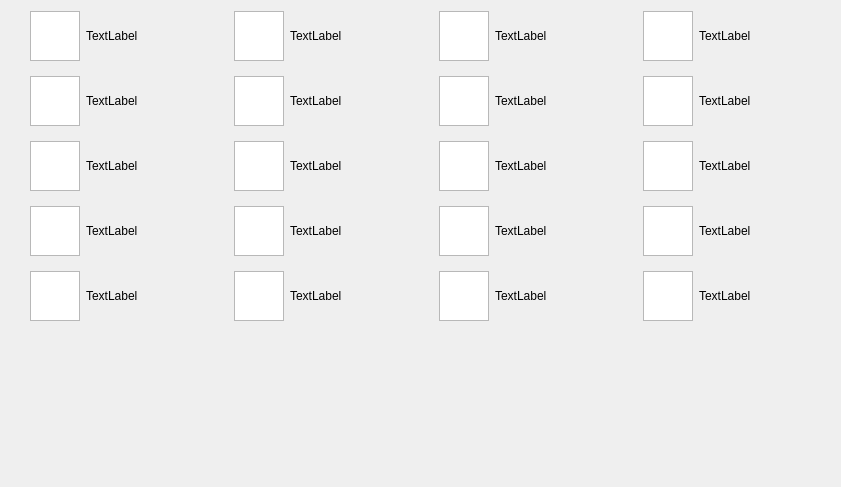
           <widget class="QWidget" name="scrollAreaWidgetContents">
            <property name="geometry">
             <rect>
              <x>0</x>
              <y>0</y>
              <width>841</width>
              <height>487</height>
             </rect>
            </property>
            <property name="sizePolicy">
             <sizepolicy hsizetype="Expanding" vsizetype="Preferred">
              <horstretch>0</horstretch>
              <verstretch>0</verstretch>
             </sizepolicy>
            </property>
            <property name="mouseTracking">
             <bool>true</bool>
            </property>
            <property name="autoFillBackground">
             <bool>true</bool>
            </property>
            <property name="styleSheet">
             <string notr="true"/>
            </property>
            <layout class="QGridLayout" name="gridLayout" rowstretch="1,1,1,1,1,1">
             <property name="sizeConstraint">
              <enum>QLayout::SetDefaultConstraint</enum>
             </property>
             <property name="leftMargin">
              <number>30</number>
             </property>
             <property name="rightMargin">
              <number>0</number>
             </property>
             <property name="horizontalSpacing">
              <number>6</number>
             </property>
             <property name="verticalSpacing">
              <number>15</number>
             </property>
             <item row="2" column="2">
              <widget class="QGraphicsView" name="graphicsView_7">
               <property name="sizePolicy">
                <sizepolicy hsizetype="Fixed" vsizetype="Fixed">
                 <horstretch>0</horstretch>
                 <verstretch>0</verstretch>
                </sizepolicy>
               </property>
               <property name="minimumSize">
                <size>
                 <width>50</width>
                 <height>50</height>
                </size>
               </property>
               <property name="maximumSize">
                <size>
                 <width>50</width>
                 <height>50</height>
                </size>
               </property>
              </widget>
             </item>
             <item row="0" column="6">
              <widget class="QGraphicsView" name="graphicsView_19">
               <property name="sizePolicy">
                <sizepolicy hsizetype="Fixed" vsizetype="Fixed">
                 <horstretch>0</horstretch>
                 <verstretch>0</verstretch>
                </sizepolicy>
               </property>
               <property name="minimumSize">
                <size>
                 <width>50</width>
                 <height>50</height>
                </size>
               </property>
               <property name="maximumSize">
                <size>
                 <width>50</width>
                 <height>50</height>
                </size>
               </property>
              </widget>
             </item>
             <item row="1" column="2">
              <widget class="QGraphicsView" name="graphicsView_8">
               <property name="sizePolicy">
                <sizepolicy hsizetype="Fixed" vsizetype="Fixed">
                 <horstretch>0</horstretch>
                 <verstretch>0</verstretch>
                </sizepolicy>
               </property>
               <property name="minimumSize">
                <size>
                 <width>50</width>
                 <height>50</height>
                </size>
               </property>
               <property name="maximumSize">
                <size>
                 <width>50</width>
                 <height>50</height>
                </size>
               </property>
              </widget>
             </item>
             <item row="0" column="1">
              <widget class="QLabel" name="label_1">
               <property name="sizePolicy">
                <sizepolicy hsizetype="Minimum" vsizetype="Preferred">
                 <horstretch>0</horstretch>
                 <verstretch>0</verstretch>
                </sizepolicy>
               </property>
               <property name="font">
                <font>
                 <weight>50</weight>
                 <bold>false</bold>
                </font>
               </property>
               <property name="text">
                <string>TextLabel</string>
               </property>
              </widget>
             </item>
             <item row="1" column="1">
              <widget class="QLabel" name="label_26">
               <property name="text">
                <string>TextLabel</string>
               </property>
              </widget>
             </item>
             <item row="4" column="7">
              <widget class="QLabel" name="label_19">
               <property name="text">
                <string>TextLabel</string>
               </property>
              </widget>
             </item>
             <item row="3" column="6">
              <widget class="QGraphicsView" name="graphicsView_20">
               <property name="sizePolicy">
                <sizepolicy hsizetype="Fixed" vsizetype="Fixed">
                 <horstretch>0</horstretch>
                 <verstretch>0</verstretch>
                </sizepolicy>
               </property>
               <property name="minimumSize">
                <size>
                 <width>50</width>
                 <height>50</height>
                </size>
               </property>
               <property name="maximumSize">
                <size>
                 <width>50</width>
                 <height>50</height>
                </size>
               </property>
              </widget>
             </item>
             <item row="2" column="0">
              <widget class="QGraphicsView" name="graphicsView_3">
               <property name="sizePolicy">
                <sizepolicy hsizetype="Fixed" vsizetype="Fixed">
                 <horstretch>0</horstretch>
                 <verstretch>0</verstretch>
                </sizepolicy>
               </property>
               <property name="minimumSize">
                <size>
                 <width>50</width>
                 <height>50</height>
                </size>
               </property>
               <property name="maximumSize">
                <size>
                 <width>50</width>
                 <height>50</height>
                </size>
               </property>
              </widget>
             </item>
             <item row="1" column="4">
              <widget class="QGraphicsView" name="graphicsView_13">
               <property name="sizePolicy">
                <sizepolicy hsizetype="Fixed" vsizetype="Fixed">
                 <horstretch>0</horstretch>
                 <verstretch>0</verstretch>
                </sizepolicy>
               </property>
               <property name="minimumSize">
                <size>
                 <width>50</width>
                 <height>50</height>
                </size>
               </property>
               <property name="maximumSize">
                <size>
                 <width>50</width>
                 <height>50</height>
                </size>
               </property>
              </widget>
             </item>
             <item row="1" column="3">
              <widget class="QLabel" name="label_7">
               <property name="text">
                <string>TextLabel</string>
               </property>
              </widget>
             </item>
             <item row="4" column="3">
              <widget class="QLabel" name="label_9">
               <property name="text">
                <string>TextLabel</string>
               </property>
              </widget>
             </item>
             <item row="2" column="3">
              <widget class="QLabel" name="label_8">
               <property name="text">
                <string>TextLabel</string>
               </property>
              </widget>
             </item>
             <item row="3" column="0">
              <widget class="QGraphicsView" name="graphicsView_4">
               <property name="sizePolicy">
                <sizepolicy hsizetype="Fixed" vsizetype="Fixed">
                 <horstretch>0</horstretch>
                 <verstretch>0</verstretch>
                </sizepolicy>
               </property>
               <property name="minimumSize">
                <size>
                 <width>50</width>
                 <height>50</height>
                </size>
               </property>
               <property name="maximumSize">
                <size>
                 <width>50</width>
                 <height>50</height>
                </size>
               </property>
              </widget>
             </item>
             <item row="3" column="5">
              <widget class="QLabel" name="label_15">
               <property name="text">
                <string>TextLabel</string>
               </property>
              </widget>
             </item>
             <item row="4" column="0">
              <widget class="QGraphicsView" name="graphicsView_5">
               <property name="sizePolicy">
                <sizepolicy hsizetype="Fixed" vsizetype="Fixed">
                 <horstretch>0</horstretch>
                 <verstretch>0</verstretch>
                </sizepolicy>
               </property>
               <property name="minimumSize">
                <size>
                 <width>50</width>
                 <height>50</height>
                </size>
               </property>
               <property name="maximumSize">
                <size>
                 <width>50</width>
                 <height>50</height>
                </size>
               </property>
              </widget>
             </item>
             <item row="0" column="3">
              <widget class="QLabel" name="label_6">
               <property name="text">
                <string>TextLabel</string>
               </property>
              </widget>
             </item>
             <item row="1" column="7">
              <widget class="QLabel" name="label_17">
               <property name="text">
                <string>TextLabel</string>
               </property>
              </widget>
             </item>
             <item row="0" column="7">
              <widget class="QLabel" name="label_16">
               <property name="text">
                <string>TextLabel</string>
               </property>
              </widget>
             </item>
             <item row="3" column="4">
              <widget class="QGraphicsView" name="graphicsView_15">
               <property name="sizePolicy">
                <sizepolicy hsizetype="Fixed" vsizetype="Fixed">
                 <horstretch>0</horstretch>
                 <verstretch>0</verstretch>
                </sizepolicy>
               </property>
               <property name="minimumSize">
                <size>
                 <width>50</width>
                 <height>50</height>
                </size>
               </property>
               <property name="maximumSize">
                <size>
                 <width>50</width>
                 <height>50</height>
                </size>
               </property>
              </widget>
             </item>
             <item row="1" column="5">
              <widget class="QLabel" name="label_12">
               <property name="text">
                <string>TextLabel</string>
               </property>
              </widget>
             </item>
             <item row="3" column="7">
              <widget class="QLabel" name="label_20">
               <property name="text">
                <string>TextLabel</string>
               </property>
              </widget>
             </item>
             <item row="0" column="4">
              <widget class="QGraphicsView" name="graphicsView_14">
               <property name="sizePolicy">
                <sizepolicy hsizetype="Fixed" vsizetype="Fixed">
                 <horstretch>0</horstretch>
                 <verstretch>0</verstretch>
                </sizepolicy>
               </property>
               <property name="minimumSize">
                <size>
                 <width>50</width>
                 <height>50</height>
                </size>
               </property>
               <property name="maximumSize">
                <size>
                 <width>50</width>
                 <height>50</height>
                </size>
               </property>
               <property name="alignment">
                <set>Qt::AlignCenter</set>
               </property>
              </widget>
             </item>
             <item row="1" column="6">
              <widget class="QGraphicsView" name="graphicsView_18">
               <property name="sizePolicy">
                <sizepolicy hsizetype="Fixed" vsizetype="Fixed">
                 <horstretch>0</horstretch>
                 <verstretch>0</verstretch>
                </sizepolicy>
               </property>
               <property name="minimumSize">
                <size>
                 <width>50</width>
                 <height>50</height>
                </size>
               </property>
               <property name="maximumSize">
                <size>
                 <width>50</width>
                 <height>50</height>
                </size>
               </property>
              </widget>
             </item>
             <item row="4" column="4">
              <widget class="QGraphicsView" name="graphicsView_11">
               <property name="sizePolicy">
                <sizepolicy hsizetype="Fixed" vsizetype="Fixed">
                 <horstretch>0</horstretch>
                 <verstretch>0</verstretch>
                </sizepolicy>
               </property>
               <property name="minimumSize">
                <size>
                 <width>50</width>
                 <height>50</height>
                </size>
               </property>
               <property name="maximumSize">
                <size>
                 <width>50</width>
                 <height>50</height>
                </size>
               </property>
              </widget>
             </item>
             <item row="5" column="2">
              <widget class="QLabel" name="label">
               <property name="text">
                <string/>
               </property>
              </widget>
             </item>
             <item row="2" column="1">
              <widget class="QLabel" name="label_24">
               <property name="text">
                <string>TextLabel</string>
               </property>
              </widget>
             </item>
             <item row="0" column="2">
              <widget class="QGraphicsView" name="graphicsView_9">
               <property name="sizePolicy">
                <sizepolicy hsizetype="Fixed" vsizetype="Fixed">
                 <horstretch>0</horstretch>
                 <verstretch>0</verstretch>
                </sizepolicy>
               </property>
               <property name="minimumSize">
                <size>
                 <width>50</width>
                 <height>50</height>
                </size>
               </property>
               <property name="maximumSize">
                <size>
                 <width>50</width>
                 <height>50</height>
                </size>
               </property>
              </widget>
             </item>
             <item row="0" column="5">
              <widget class="QLabel" name="label_11">
               <property name="text">
                <string>TextLabel</string>
               </property>
              </widget>
             </item>
             <item row="3" column="3">
              <widget class="QLabel" name="label_10">
               <property name="text">
                <string>TextLabel</string>
               </property>
              </widget>
             </item>
             <item row="4" column="1">
              <widget class="QLabel" name="label_23">
               <property name="text">
                <string>TextLabel</string>
               </property>
              </widget>
             </item>
             <item row="3" column="2">
              <widget class="QGraphicsView" name="graphicsView_10">
               <property name="sizePolicy">
                <sizepolicy hsizetype="Fixed" vsizetype="Fixed">
                 <horstretch>0</horstretch>
                 <verstretch>0</verstretch>
                </sizepolicy>
               </property>
               <property name="minimumSize">
                <size>
                 <width>50</width>
                 <height>50</height>
                </size>
               </property>
               <property name="maximumSize">
                <size>
                 <width>50</width>
                 <height>50</height>
                </size>
               </property>
              </widget>
             </item>
             <item row="2" column="6">
              <widget class="QGraphicsView" name="graphicsView_17">
               <property name="sizePolicy">
                <sizepolicy hsizetype="Fixed" vsizetype="Fixed">
                 <horstretch>0</horstretch>
                 <verstretch>0</verstretch>
                </sizepolicy>
               </property>
               <property name="minimumSize">
                <size>
                 <width>50</width>
                 <height>50</height>
                </size>
               </property>
               <property name="maximumSize">
                <size>
                 <width>50</width>
                 <height>50</height>
                </size>
               </property>
              </widget>
             </item>
             <item row="2" column="4">
              <widget class="QGraphicsView" name="graphicsView_12">
               <property name="sizePolicy">
                <sizepolicy hsizetype="Fixed" vsizetype="Fixed">
                 <horstretch>0</horstretch>
                 <verstretch>0</verstretch>
                </sizepolicy>
               </property>
               <property name="minimumSize">
                <size>
                 <width>50</width>
                 <height>50</height>
                </size>
               </property>
               <property name="maximumSize">
                <size>
                 <width>50</width>
                 <height>50</height>
                </size>
               </property>
              </widget>
             </item>
             <item row="0" column="0">
              <widget class="QGraphicsView" name="graphicsView_30">
               <property name="sizePolicy">
                <sizepolicy hsizetype="Fixed" vsizetype="Fixed">
                 <horstretch>0</horstretch>
                 <verstretch>0</verstretch>
                </sizepolicy>
               </property>
               <property name="minimumSize">
                <size>
                 <width>50</width>
                 <height>50</height>
                </size>
               </property>
               <property name="maximumSize">
                <size>
                 <width>50</width>
                 <height>50</height>
                </size>
               </property>
              </widget>
             </item>
             <item row="4" column="6">
              <widget class="QGraphicsView" name="graphicsView_16">
               <property name="sizePolicy">
                <sizepolicy hsizetype="Fixed" vsizetype="Fixed">
                 <horstretch>0</horstretch>
                 <verstretch>0</verstretch>
                </sizepolicy>
               </property>
               <property name="minimumSize">
                <size>
                 <width>50</width>
                 <height>50</height>
                </size>
               </property>
               <property name="maximumSize">
                <size>
                 <width>50</width>
                 <height>50</height>
                </size>
               </property>
              </widget>
             </item>
             <item row="1" column="0">
              <widget class="QGraphicsView" name="graphicsView_2">
               <property name="sizePolicy">
                <sizepolicy hsizetype="Fixed" vsizetype="Fixed">
                 <horstretch>0</horstretch>
                 <verstretch>0</verstretch>
                </sizepolicy>
               </property>
               <property name="minimumSize">
                <size>
                 <width>50</width>
                 <height>50</height>
                </size>
               </property>
               <property name="maximumSize">
                <size>
                 <width>50</width>
                 <height>50</height>
                </size>
               </property>
              </widget>
             </item>
             <item row="4" column="2">
              <widget class="QGraphicsView" name="graphicsView_6">
               <property name="sizePolicy">
                <sizepolicy hsizetype="Fixed" vsizetype="Fixed">
                 <horstretch>0</horstretch>
                 <verstretch>0</verstretch>
                </sizepolicy>
               </property>
               <property name="minimumSize">
                <size>
                 <width>50</width>
                 <height>50</height>
                </size>
               </property>
               <property name="maximumSize">
                <size>
                 <width>50</width>
                 <height>50</height>
                </size>
               </property>
              </widget>
             </item>
             <item row="2" column="5">
              <widget class="QLabel" name="label_13">
               <property name="text">
                <string>TextLabel</string>
               </property>
              </widget>
             </item>
             <item row="2" column="7">
              <widget class="QLabel" name="label_18">
               <property name="text">
                <string>TextLabel</string>
               </property>
              </widget>
             </item>
             <item row="4" column="5">
              <widget class="QLabel" name="label_14">
               <property name="text">
                <string>TextLabel</string>
               </property>
              </widget>
             </item>
             <item row="3" column="1">
              <widget class="QLabel" name="label_25">
               <property name="text">
                <string>TextLabel</string>
               </property>
              </widget>
             </item>
            </layout>
           </widget>
